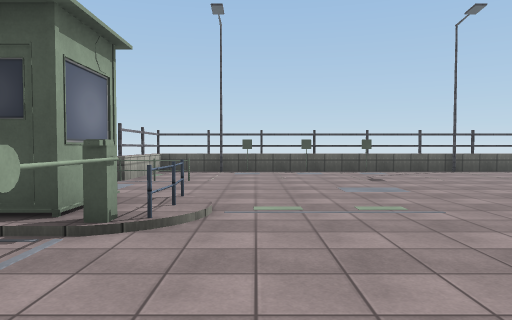
View 1 (above)

21 first-person views from a walk through a scene from a Unity 3-D project. The camera is 1.4 m above the floor, tilts 2° down and sees 70° across. The floor is counted in squares, 2 m on a side. Each view is taken from the middle of a square. On the plan, view 1 faces up. The plan holds only what a view shows up to about 11 squares ahead; the rest is blank. The player character is not drawn. Some surface patterns are stand-ins.

View 2
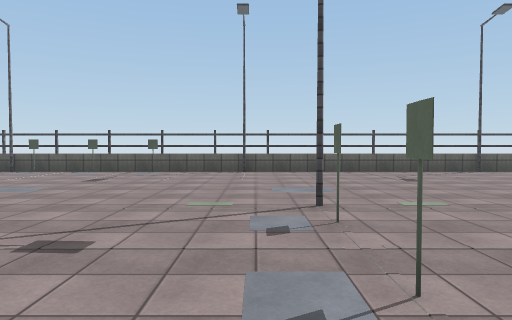

View 3
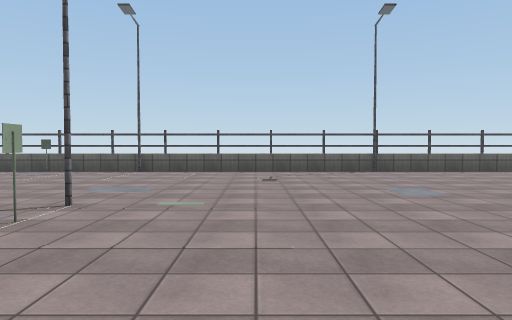

View 4
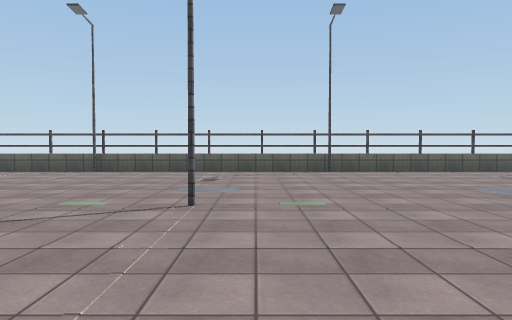

View 5
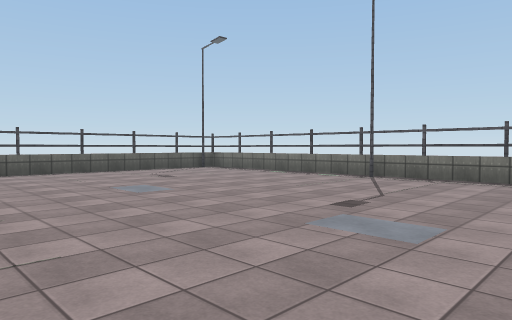

View 6
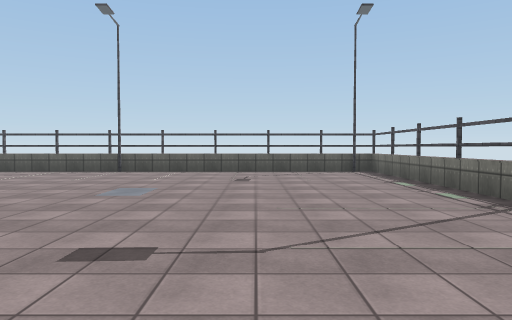

View 7
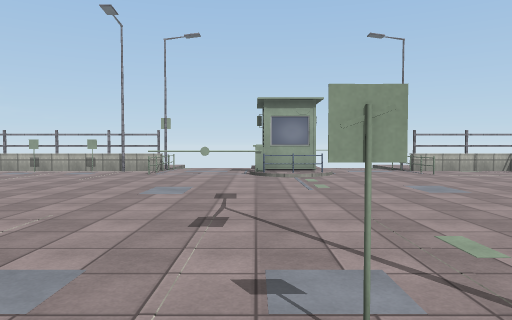

View 8
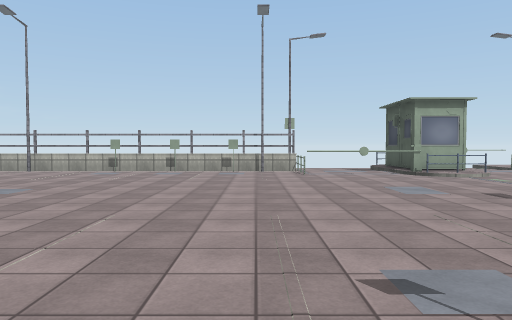

View 9
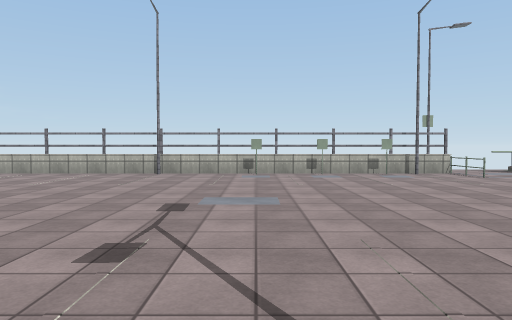

View 10
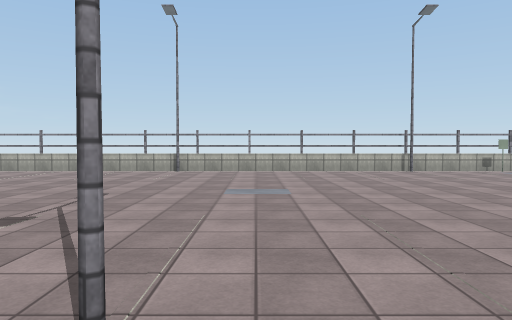

View 11
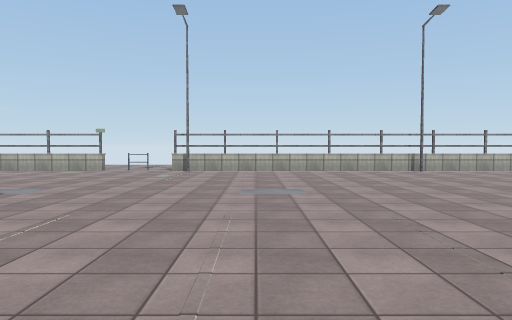

View 12
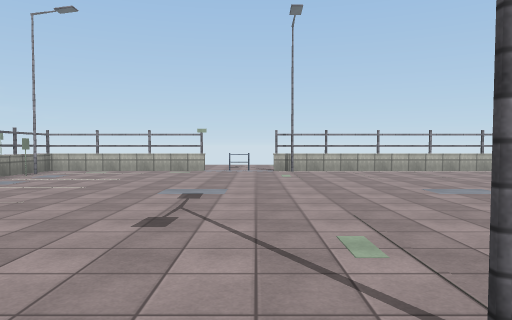

View 13
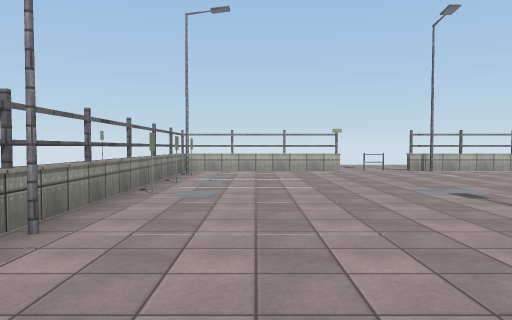

View 14
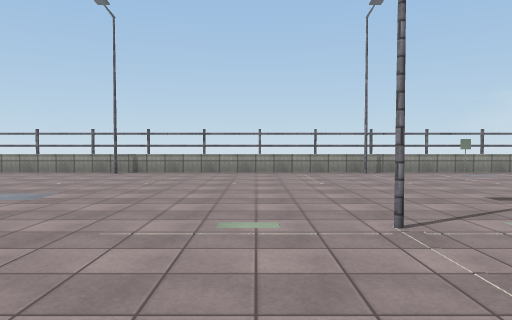

View 15
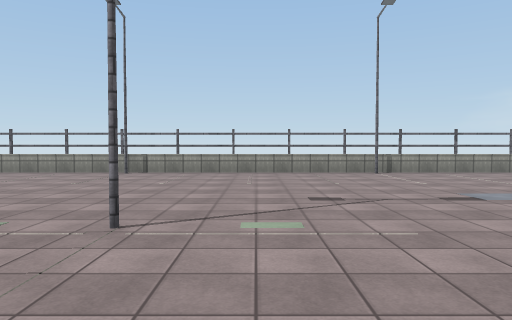

View 16
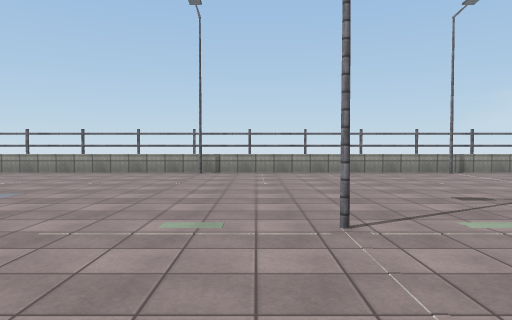

View 17
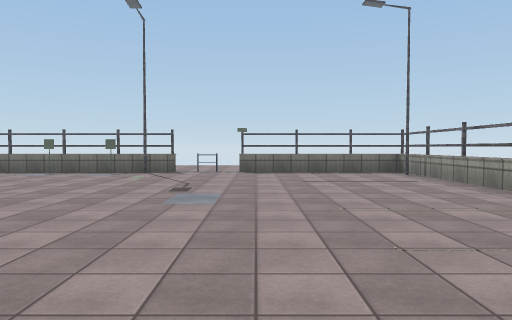

View 18
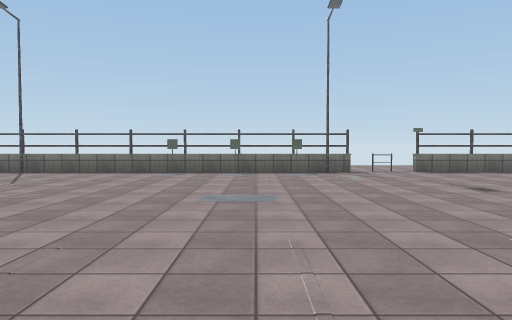

View 19
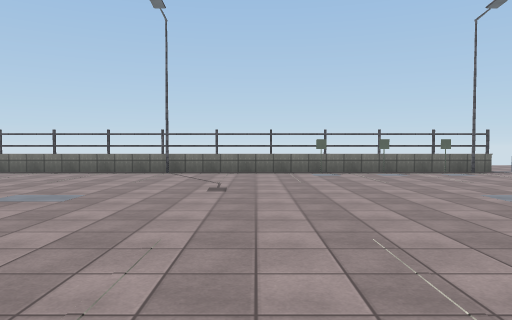

View 20
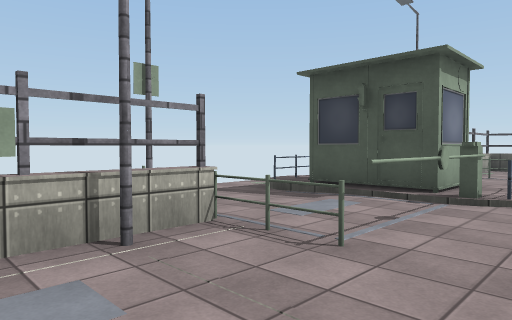

View 21
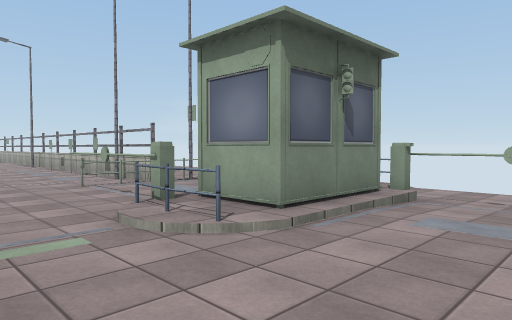

### Floor plan
Key: @ floor where view 1 was taken; # wall or solid block; . main floor; - floor 0.25 m lower than the main floor; / step, stairs or slope; = window, fence, low wall or low ledge; B barrier; U building; G gate; O other object.
Columns run from 6 left of view 1 to 27 right of it. Each row starts with its distance up from view 1.
 11    #=#===#=======#========#======
 10    =.###........................=
  9    #............................#
  8    #=...........................#
  7    .............................=
  6 --#.............................#
  5 --G///..........................=
  4 -B#/#B.......#..... ..#.........=
  3 -///UG............   ...........=
  2  -...#.......#....   ...........=
  1   ...#...........     ..........=
  0   #.=.@......  .       .. .. .
 -1   .=...........
 -2    ##.........
 -3    ##........
 -4    =.........
 -5    #..........
 -6    #.........
 -7    =........
 -8    =......                      =
 -9    =.......                   ..#
-10    =.........                ...=
-11    =..........             .....=
-12    =...........           ......=
-13    =.........#          ........=
-14    #.........          .........=
-15    =.......           ..........=
-16    =.......            .........=
-17    =.........           ........#
-18    =...........      . .........=
-19    =............    ............=
-20    =.............  .............#
-21    =.........#...  ...#.........=
-22    ...............................
-23    O............................O.
-24    =............................=
-25    =............................=
-26    =............................=
-27    =............................=
-28    ==#=#=#=======##=======#======

Where each view was taken, in squares from view 1:
view 1: 0 up, 0 right, facing up
view 2: 0 up, 6 right, facing up
view 3: 0 up, 9 right, facing up
view 4: 0 up, 17 right, facing up
view 5: 0 up, 18 right, facing up-right
view 6: 0 up, 23 right, facing up
view 7: 3 up, 8 right, facing left
view 8: 1 down, 8 right, facing left
view 9: 5 down, 7 right, facing left
view 10: 12 down, 8 right, facing left
view 11: 19 down, 8 right, facing left
view 12: 22 down, 8 right, facing left
view 13: 26 down, 8 right, facing left
view 14: 18 down, 8 right, facing down
view 15: 18 down, 15 right, facing down
view 16: 18 down, 17 right, facing down
view 17: 24 down, 16 right, facing right
view 18: 19 down, 16 right, facing right
view 19: 15 down, 16 right, facing right
view 20: 2 down, 0 right, facing up-left
view 21: 7 up, 1 right, facing down-left
